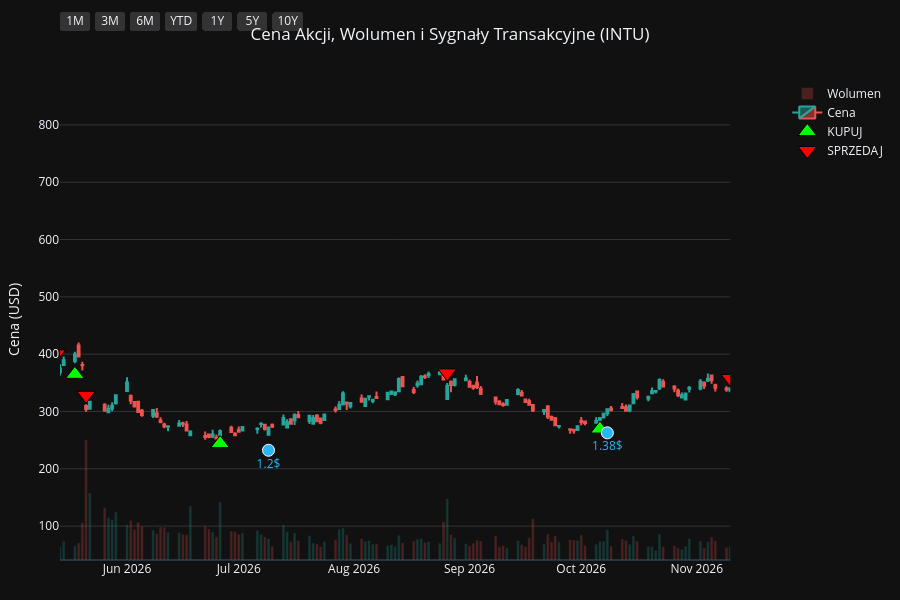
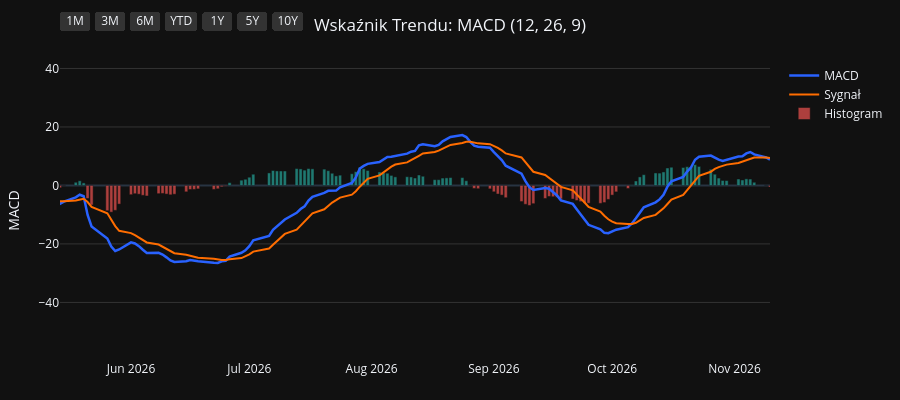
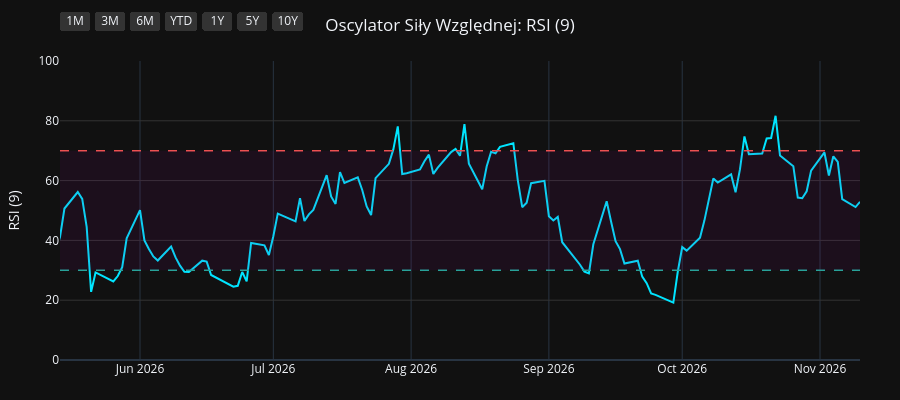
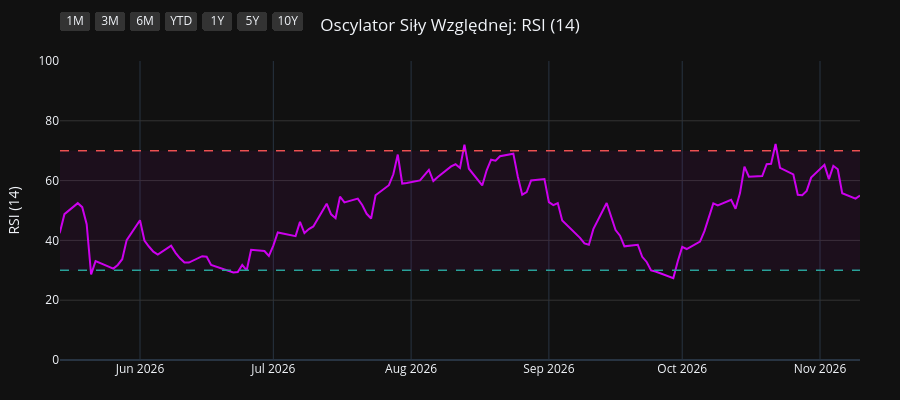

These figures' notebook cell, in order:
### Code cell
import os
import yfinance as yf
import pandas as pd
import pandas_ta as ta
import plotly.graph_objects as go
from plotly.subplots import make_subplots

# 1. Pobranie i przygotowanie danych
symbol = os.environ.get("STOCK_TICKER", "").strip().upper()
if not symbol:
    raise RuntimeError("Set STOCK_TICKER before running price_extractor.ipynb")
df = yf.Ticker(symbol).history(period="10y")
df.index = df.index.tz_localize(None)

# Wskaźniki i sygnały
df.ta.macd(fast=12, slow=26, signal=9, append=True)
df.ta.rsi(length=9, append=True)
df.ta.rsi(length=14, append=True)
df.ta.rsi(length=21, append=True)
df.dropna(inplace=True)

macd = df['MACD_12_26_9']
signal = df['MACDs_12_26_9']
wczorajszy_macd = macd.shift(1)
wczorajszy_signal = signal.shift(1)

df['Decyzja'] = 'BRAK'
df.loc[(macd > signal) & (wczorajszy_macd <= wczorajszy_signal), 'Decyzja'] = 'KUPUJ'
df.loc[(macd < signal) & (wczorajszy_macd >= wczorajszy_signal), 'Decyzja'] = 'SPRZEDAJ'

df_kupuj = df[df['Decyzja'] == 'KUPUJ']
df_sprzedaj = df[df['Decyzja'] == 'SPRZEDAJ']
df_dywidendy = df[df['Dividends'] > 0]
df_splity = df[df['Stock Splits'] > 0]

# Wspólna konfiguracja osi X
konfiguracja_osi_x = dict(
    type="date",
    showspikes=True, spikemode="across", spikesnap="cursor", spikedash="dot", spikecolor="#ffffff", spikethickness=1, hoverformat="%Y-%m-%d",
    rangeselector=dict(
        buttons=list([
            dict(count=1, label="1M", step="month", stepmode="backward"),
            dict(count=3, label="3M", step="month", stepmode="backward"),
            dict(count=6, label="6M", step="month", stepmode="backward"),
            dict(count=1, label="YTD", step="year", stepmode="todate"),
            dict(count=1, label="1Y", step="year", stepmode="backward"),
            dict(count=5, label="5Y", step="year", stepmode="backward"),
            dict(step="all", label="10Y")
        ]),
        bgcolor="#333333", activecolor="#2962ff", x=0, y=1.1
    )
)

# ==========================================
# WYKRES 1: CENA + WOLUMEN + SYGNAŁY
# ==========================================
fig1 = make_subplots(specs=[[{"secondary_y": True}]])

kolory_wolumenu = ['#26a69a' if row['Close'] >= row['Open'] else '#ef5350' for index, row in df.iterrows()]
fig1.add_trace(go.Bar(x=df.index, y=df['Volume'], marker_color=kolory_wolumenu, opacity=0.25, name='Wolumen'), secondary_y=True)
fig1.add_trace(go.Candlestick(x=df.index, open=df['Open'], high=df['High'], low=df['Low'], close=df['Close'], name='Cena', increasing_line_color='#26a69a', decreasing_line_color='#ef5350'), secondary_y=False)
fig1.add_trace(go.Scatter(x=df_kupuj.index, y=df_kupuj['Low'] * 0.95, customdata=df_kupuj[['Low', 'High']], mode='markers', marker=dict(symbol='triangle-up', size=16, color='#00ff00', line=dict(width=1, color='black')), name='KUPUJ', hovertemplate='KUPUJ<br>Najniższa: %{customdata[0]:.2f}<br>Najwyższa: %{customdata[1]:.2f}<extra></extra>'), secondary_y=False)
fig1.add_trace(go.Scatter(x=df_sprzedaj.index, y=df_sprzedaj['High'] * 1.05, customdata=df_sprzedaj[['Low', 'High']], mode='markers', marker=dict(symbol='triangle-down', size=16, color='#ff0000', line=dict(width=1, color='black')), name='SPRZEDAJ', hovertemplate='SPRZEDAJ<br>Najniższa: %{customdata[0]:.2f}<br>Najwyższa: %{customdata[1]:.2f}<extra></extra>'), secondary_y=False)

if not df_dywidendy.empty:
    fig1.add_trace(go.Scatter(x=df_dywidendy.index, y=df_dywidendy['Low'] * 0.90, mode='markers+text', marker=dict(symbol='circle', size=12, color='#29b6f6', line=dict(width=1, color='white')), text=df_dywidendy['Dividends'].apply(lambda x: f"{x}$"), textposition="bottom center", name='Dywidenda', showlegend=False, hovertemplate='Dywidenda: %{text}<extra></extra>', textfont=dict(color="#29b6f6")), secondary_y=False)
if not df_splity.empty:
                    fig1.add_trace(go.Scatter(x=df_splity.index, y=df_splity['High'], mode='markers+text', marker=dict(symbol='star', size=16, color='#ffee58', line=dict(width=1, color='black')), text=df_splity['Stock Splits'].apply(lambda x: f"{x:g}:1" if x >= 1 else f"1:{1 / x:g}"), textposition="top center", name='Split', hovertemplate='%{text}<extra></extra>', textfont=dict(color="#ffee58")), secondary_y=False)

fig1.update_layout(title=dict(text=f"Cena Akcji, Wolumen i Sygnały Transakcyjne ({symbol})", x=0.5, xanchor='center'), dragmode='pan', xaxis_rangeslider_visible=False, template='plotly_dark', height=600, hovermode='x unified', margin=dict(l=60, r=40, t=60, b=40))
fig1.update_xaxes(**konfiguracja_osi_x)
fig1.update_xaxes(range=[df.index.max() - pd.Timedelta(days=180), df.index.max()])
fig1.update_yaxes(title_text="Cena (USD)", secondary_y=False, gridcolor='#333333')
fig1.update_yaxes(range=[0, df['Volume'].max() * 4], showgrid=False, showticklabels=False, secondary_y=True)
fig1.show(config={'scrollZoom': True})

# ==========================================
# WYKRES 2: WSKAŹNIK MACD
# ==========================================
fig2 = go.Figure()
fig2.add_trace(go.Scatter(x=df.index, y=df['MACD_12_26_9'], line=dict(color='#2962ff', width=2.5), name='MACD'))
fig2.add_trace(go.Scatter(x=df.index, y=df['MACDs_12_26_9'], line=dict(color='#ff6d00', width=2), name='Sygnał'))
kolory_macd = ['#26a69a' if val >= 0 else '#ef5350' for val in df['MACDh_12_26_9']]
fig2.add_trace(go.Bar(x=df.index, y=df['MACDh_12_26_9'], marker_color=kolory_macd, name='Histogram', opacity=0.7))
fig2.update_layout(title=dict(text="Wskaźnik Trendu: MACD (12, 26, 9)", x=0.5, xanchor='center'), dragmode='pan', xaxis_rangeslider_visible=False, template='plotly_dark', height=400, hovermode='x unified', margin=dict(l=60, r=40, t=60, b=40))
fig2.update_xaxes(**konfiguracja_osi_x)
fig2.update_xaxes(range=[df.index.max() - pd.Timedelta(days=180), df.index.max()])
fig2.update_yaxes(title_text="MACD", gridcolor='#333333')
fig2.show(config={'scrollZoom': True})

# ==========================================
# WYKRES 3: OSCYLATOR RSI (9)
# ==========================================
fig3 = go.Figure()
fig3.add_trace(go.Scatter(x=df.index, y=df['RSI_9'], line=dict(color='#00e5ff', width=2), name='RSI (9)'))
fig3.add_hline(y=70, line_dash="dash", line_color="#ef5350", line_width=1.5)
fig3.add_hline(y=30, line_dash="dash", line_color="#26a69a", line_width=1.5)
fig3.add_hrect(y0=30, y1=70, line_width=0, fillcolor="purple", opacity=0.1)
fig3.update_layout(title=dict(text="Oscylator Siły Względnej: RSI (9)", x=0.5, xanchor='center'), dragmode='pan', xaxis_rangeslider_visible=False, template='plotly_dark', height=400, hovermode='x unified', margin=dict(l=60, r=40, t=60, b=40))
fig3.update_xaxes(**konfiguracja_osi_x)
fig3.update_xaxes(range=[df.index.max() - pd.Timedelta(days=180), df.index.max()])
fig3.update_yaxes(title_text="RSI (9)", range=[0, 100], gridcolor='#333333')
fig3.show(config={'scrollZoom': True})

# ==========================================
# WYKRES 4: OSCYLATOR RSI (14)
# ==========================================
fig4 = go.Figure()
fig4.add_trace(go.Scatter(x=df.index, y=df['RSI_14'], line=dict(color='#d500f9', width=2), name='RSI (14)'))
fig4.add_hline(y=70, line_dash="dash", line_color="#ef5350", line_width=1.5)
fig4.add_hline(y=30, line_dash="dash", line_color="#26a69a", line_width=1.5)
fig4.add_hrect(y0=30, y1=70, line_width=0, fillcolor="purple", opacity=0.1)
fig4.update_layout(title=dict(text="Oscylator Siły Względnej: RSI (14)", x=0.5, xanchor='center'), dragmode='pan', xaxis_rangeslider_visible=False, template='plotly_dark', height=400, hovermode='x unified', margin=dict(l=60, r=40, t=60, b=40))
fig4.update_xaxes(**konfiguracja_osi_x)
fig4.update_xaxes(range=[df.index.max() - pd.Timedelta(days=180), df.index.max()])
fig4.update_yaxes(title_text="RSI (14)", range=[0, 100], gridcolor='#333333')
fig4.show(config={'scrollZoom': True})

# ==========================================
# WYKRES 5: OSCYLATOR RSI (21)
# ==========================================
fig5 = go.Figure()
fig5.add_trace(go.Scatter(x=df.index, y=df['RSI_21'], line=dict(color='#64dd17', width=2), name='RSI (21)'))
fig5.add_hline(y=70, line_dash="dash", line_color="#ef5350", line_width=1.5)
fig5.add_hline(y=30, line_dash="dash", line_color="#26a69a", line_width=1.5)
fig5.add_hrect(y0=30, y1=70, line_width=0, fillcolor="purple", opacity=0.1)
fig5.update_layout(title=dict(text="Oscylator Siły Względnej: RSI (21)", x=0.5, xanchor='center'), dragmode='pan', xaxis_rangeslider_visible=False, template='plotly_dark', height=400, hovermode='x unified', margin=dict(l=60, r=40, t=60, b=40))
fig5.update_xaxes(**konfiguracja_osi_x)
fig5.update_xaxes(range=[df.index.max() - pd.Timedelta(days=180), df.index.max()])
fig5.update_yaxes(title_text="RSI (21)", range=[0, 100], gridcolor='#333333')
fig5.show(config={'scrollZoom': True})

### Figure 1 — Plotly figure (JSON) as saved in the notebook; plotly's stock layout.template omitted (floating-point values rounded to 4 significant figures; data arrays with more than 128 entries replaced by an {"elided": "..."} marker saying what was removed)
{"data": [{"marker": {"color": {"elided": "2479 str values"}}, "name": "Wolumen", "opacity": 0.25, "type": "bar", "x": {"elided": "2479 str values"}, "xaxis": "x", "y": {"elided": "2479 int values"}, "yaxis": "y2"}, {"close": {"elided": "2479 float values"}, "decreasing": {"line": {"color": "#ef5350"}}, "high": {"elided": "2479 float values"}, "increasing": {"line": {"color": "#26a69a"}}, "low": {"elided": "2479 float values"}, "name": "Cena", "open": {"elided": "2479 float values"}, "type": "candlestick", "x": {"elided": "2479 str values"}, "xaxis": "x", "yaxis": "y"}, {"customdata": {"elided": "103x2 float values"}, "hovertemplate": "KUPUJ<br>Najniższa: %{customdata[0]:.2f}<br>Najwyższa: %{customdata[1]:.2f}<extra></extra>", "marker": {"color": "#00ff00", "line": {"color": "black", "width": 1}, "size": 16, "symbol": "triangle-up"}, "mode": "markers", "name": "KUPUJ", "type": "scatter", "x": ["2017-01-24T00:00:00", "2017-02-15T00:00:00", "2017-04-11T00:00:00", "2017-05-24T00:00:00", "2017-07-19T00:00:00", "2017-08-14T00:00:00", "2017-08-28T00:00:00", "2017-10-12T00:00:00", "2017-11-13T00:00:00", "2017-11-16T00:00:00", "2017-12-15T00:00:00", "2018-01-04T00:00:00", "2018-02-15T00:00:00", "2018-03-08T00:00:00", "2018-04-16T00:00:00", "2018-05-24T00:00:00", "2018-07-12T00:00:00", "2018-08-23T00:00:00", "2018-10-02T00:00:00", "2018-11-01T00:00:00", "2018-11-30T00:00:00", "2019-01-02T00:00:00", "2019-01-04T00:00:00", "2019-04-02T00:00:00", "2019-05-21T00:00:00", "2019-06-04T00:00:00", "2019-07-01T00:00:00", "2019-08-23T00:00:00", "2019-10-07T00:00:00", "2019-10-09T00:00:00", "2019-11-08T00:00:00", "2019-12-16T00:00:00", "2020-02-06T00:00:00", "2020-03-27T00:00:00", "2020-07-01T00:00:00", "2020-07-30T00:00:00", "2020-08-20T00:00:00", "2020-09-29T00:00:00", "2020-11-05T00:00:00", "2020-12-03T00:00:00", "2020-12-17T00:00:00", "2021-01-20T00:00:00", "2021-02-03T00:00:00", "2021-04-01T00:00:00", "2021-04-23T00:00:00", "2021-05-17T00:00:00", "2021-07-06T00:00:00", "2021-07-23T00:00:00", "2021-08-05T00:00:00", "2021-08-24T00:00:00", "2021-10-15T00:00:00", "2021-11-16T00:00:00", "2022-01-31T00:00:00", "2022-03-16T00:00:00", "2022-04-19T00:00:00", "2022-05-23T00:00:00", "2022-06-23T00:00:00", "2022-07-19T00:00:00", "2022-10-05T00:00:00", "2022-10-13T00:00:00", "2022-10-17T00:00:00", "2022-11-11T00:00:00", "2022-11-23T00:00:00", "2023-01-09T00:00:00", "2023-01-20T00:00:00", "2023-03-16T00:00:00", "2023-05-18T00:00:00", "2023-06-05T00:00:00", "2023-07-11T00:00:00", "2023-08-28T00:00:00", "2023-10-06T00:00:00", "2023-11-07T00:00:00", "2023-12-11T00:00:00", "2024-01-22T00:00:00", "2024-02-09T00:00:00", "2024-02-15T00:00:00", "2024-02-27T00:00:00", "2024-04-09T00:00:00", "2024-04-24T00:00:00", "2024-06-14T00:00:00", "2024-07-16T00:00:00", "2024-08-13T00:00:00", "2024-09-11T00:00:00", "2024-10-14T00:00:00", "2024-10-18T00:00:00", "2024-10-28T00:00:00", "2024-12-11T00:00:00", "2025-02-03T00:00:00", "2025-02-14T00:00:00", "2025-02-26T00:00:00", "2025-03-14T00:00:00", "2025-04-17T00:00:00", "2025-04-23T00:00:00", "2025-07-25T00:00:00", "2025-09-05T00:00:00", "2025-10-20T00:00:00", "2025-11-21T00:00:00", "2025-12-04T00:00:00", "2026-02-25T00:00:00", "2026-04-20T00:00:00", "2026-05-18T00:00:00", "2026-06-26T00:00:00", "2026-10-06T00:00:00"], "xaxis": "x", "y": [103.1, 103.6, 103.5, 120.2, 117.8, 121.4, 120.6, 127.1, 135.6, 136.1, 138.3, 141.3, 145.1, 150.8, 153.8, 173.3, 187.3, 187.3, 200.3, 185.8, 186.8, 170.8, 169.6, 237.3, 219.1, 213.4, 236.4, 250.0, 238.2, 236.4, 230.2, 234.9, 261.6, 204.6, 268.7, 267.4, 280.9, 292.8, 314.3, 320.9, 336.2, 353.7, 342.8, 353.3, 371.9, 372.9, 453.7, 475.9, 487.3, 500.4, 495.9, 571.4, 486.2, 400.3, 425.5, 332.2, 348.5, 358.6, 367.4, 340.7, 359.8, 366.1, 358.2, 357.2, 352.1, 369.2, 398.6, 396.4, 420.7, 474.5, 473.0, 469.0, 533.8, 580.0, 606.6, 608.7, 612.7, 590.4, 577.6, 551.7, 609.0, 585.3, 570.4, 570.3, 558.5, 565.7, 601.4, 545.3, 540.8, 573.7, 547.0, 546.1, 554.5, 729.8, 623.9, 616.9, 617.8, 606.6, 331.8, 369.0, 364.8, 244.2, 269.4], "yaxis": "y"}, {"customdata": {"elided": "103x2 float values"}, "hovertemplate": "SPRZEDAJ<br>Najniższa: %{customdata[0]:.2f}<br>Najwyższa: %{customdata[1]:.2f}<extra></extra>", "marker": {"color": "#ff0000", "line": {"color": "black", "width": 1}, "size": 16, "symbol": "triangle-down"}, "mode": "markers", "name": "SPRZEDAJ", "type": "scatter", "x": ["2017-02-02T00:00:00", "2017-03-13T00:00:00", "2017-05-18T00:00:00", "2017-06-12T00:00:00", "2017-08-10T00:00:00", "2017-08-17T00:00:00", "2017-09-28T00:00:00", "2017-11-10T00:00:00", "2017-11-15T00:00:00", "2017-11-21T00:00:00", "2017-12-27T00:00:00", "2018-02-01T00:00:00", "2018-03-01T00:00:00", "2018-03-22T00:00:00", "2018-05-16T00:00:00", "2018-06-14T00:00:00", "2018-07-27T00:00:00", "2018-09-20T00:00:00", "2018-10-05T00:00:00", "2018-11-19T00:00:00", "2018-12-14T00:00:00", "2019-01-03T00:00:00", "2019-03-06T00:00:00", "2019-04-04T00:00:00", "2019-06-03T00:00:00", "2019-06-27T00:00:00", "2019-07-25T00:00:00", "2019-09-10T00:00:00", "2019-10-08T00:00:00", "2019-10-22T00:00:00", "2019-11-29T00:00:00", "2020-01-31T00:00:00", "2020-02-21T00:00:00", "2020-05-26T00:00:00", "2020-07-14T00:00:00", "2020-08-11T00:00:00", "2020-09-08T00:00:00", "2020-10-21T00:00:00", "2020-11-23T00:00:00", "2020-12-14T00:00:00", "2020-12-30T00:00:00", "2021-01-26T00:00:00", "2021-02-25T00:00:00", "2021-04-22T00:00:00", "2021-04-30T00:00:00", "2021-06-22T00:00:00", "2021-07-13T00:00:00", "2021-08-02T00:00:00", "2021-08-06T00:00:00", "2021-09-03T00:00:00", "2021-11-10T00:00:00", "2021-12-02T00:00:00", "2022-02-17T00:00:00", "2022-04-14T00:00:00", "2022-04-21T00:00:00", "2022-06-13T00:00:00", "2022-07-14T00:00:00", "2022-08-19T00:00:00", "2022-10-11T00:00:00", "2022-10-14T00:00:00", "2022-11-02T00:00:00", "2022-11-18T00:00:00", "2022-12-19T00:00:00", "2023-01-19T00:00:00", "2023-02-10T00:00:00", "2023-04-17T00:00:00", "2023-05-25T00:00:00", "2023-07-06T00:00:00", "2023-08-03T00:00:00", "2023-09-15T00:00:00", "2023-10-19T00:00:00", "2023-12-06T00:00:00", "2024-01-02T00:00:00", "2024-02-05T00:00:00", "2024-02-13T00:00:00", "2024-02-20T00:00:00", "2024-02-28T00:00:00", "2024-04-10T00:00:00", "2024-05-24T00:00:00", "2024-07-11T00:00:00", "2024-07-18T00:00:00", "2024-08-26T00:00:00", "2024-09-25T00:00:00", "2024-10-17T00:00:00", "2024-10-23T00:00:00", "2024-11-20T00:00:00", "2024-12-19T00:00:00", "2025-02-04T00:00:00", "2025-02-21T00:00:00", "2025-03-13T00:00:00", "2025-04-04T00:00:00", "2025-04-21T00:00:00", "2025-06-11T00:00:00", "2025-08-05T00:00:00", "2025-10-07T00:00:00", "2025-11-05T00:00:00", "2025-11-26T00:00:00", "2025-12-31T00:00:00", "2026-03-27T00:00:00", "2026-05-13T00:00:00", "2026-05-21T00:00:00", "2026-08-26T00:00:00", "2026-11-10T00:00:00"], "xaxis": "x", "y": [114.8, 121.5, 122.6, 136.5, 133.3, 134.7, 140.7, 150.3, 153.2, 153.2, 156.2, 165.4, 165.1, 173.9, 188.4, 206.8, 215.1, 219.3, 223.6, 208.6, 204.1, 190.9, 246.6, 267.3, 246.6, 257.2, 280.7, 272.8, 264.6, 262.5, 261.3, 285.8, 303.3, 291.9, 295.2, 305.7, 329.9, 337.8, 351.5, 370.6, 383.3, 378.0, 411.0, 414.2, 420.8, 482.8, 513.9, 538.9, 542.0, 571.1, 623.5, 683.9, 531.2, 474.7, 497.3, 377.3, 388.4, 477.0, 395.3, 409.2, 415.2, 395.3, 394.6, 395.6, 423.2, 452.3, 429.0, 462.5, 510.7, 559.5, 546.1, 589.2, 637.1, 657.3, 661.9, 671.2, 681.7, 651.5, 639.9, 660.5, 679.4, 651.0, 660.5, 636.9, 627.4, 670.9, 680.9, 626.9, 599.8, 604.0, 612.2, 600.0, 790.0, 820.7, 694.2, 686.0, 675.0, 693.5, 443.4, 400.5, 328.3, 367.2, 357.7], "yaxis": "y"}, {"hovertemplate": "Dywidenda: %{text}<extra></extra>", "marker": {"color": "#29b6f6", "line": {"color": "white", "width": 1}, "size": 12, "symbol": "circle"}, "mode": "markers+text", "name": "Dywidenda", "showlegend": false, "text": ["0.34$", "0.34$", "0.34$", "0.39$", "0.39$", "0.39$", "0.39$", "0.47$", "0.47$", "0.47$", "0.47$", "0.53$", "0.53$", "0.53$", "0.53$", "0.59$", "0.59$", "0.59$", "0.59$", "0.68$", "0.68$", "0.68$", "0.68$", "0.78$", "0.78$", "0.78$", "0.78$", "0.9$", "0.9$", "0.9$", "0.9$", "1.04$", "1.04$", "1.04$", "1.04$", "1.2$", "1.2$", "1.2$", "1.2$", "1.38$"], "textfont": {"color": "#29b6f6"}, "textposition": "bottom center", "type": "scatter", "x": ["2017-01-06T00:00:00", "2017-04-06T00:00:00", "2017-07-06T00:00:00", "2017-10-06T00:00:00", "2018-01-09T00:00:00", "2018-04-09T00:00:00", "2018-07-09T00:00:00", "2018-10-09T00:00:00", "2019-01-09T00:00:00", "2019-04-09T00:00:00", "2019-07-09T00:00:00", "2019-10-09T00:00:00", "2020-01-09T00:00:00", "2020-04-09T00:00:00", "2020-07-09T00:00:00", "2020-10-08T00:00:00", "2021-01-08T00:00:00", "2021-04-09T00:00:00", "2021-07-09T00:00:00", "2021-10-07T00:00:00", "2022-01-07T00:00:00", "2022-04-08T00:00:00", "2022-07-08T00:00:00", "2022-10-06T00:00:00", "2023-01-09T00:00:00", "2023-04-06T00:00:00", "2023-07-07T00:00:00", "2023-10-05T00:00:00", "2024-01-09T00:00:00", "2024-04-09T00:00:00", "2024-07-10T00:00:00", "2024-10-10T00:00:00", "2025-01-10T00:00:00", "2025-04-10T00:00:00", "2025-07-10T00:00:00", "2025-10-09T00:00:00", "2026-01-09T00:00:00", "2026-04-09T00:00:00", "2026-07-09T00:00:00", "2026-10-08T00:00:00"], "xaxis": "x", "y": [95.92, 96.5, 109.1, 119.2, 137.0, 141.7, 174.5, 184.1, 170.1, 219.8, 229.0, 224.0, 234.0, 210.7, 261.0, 286.6, 317.5, 353.1, 428.2, 464.5, 488.1, 417.5, 345.8, 354.3, 338.4, 377.6, 391.8, 447.5, 518.0, 559.3, 548.0, 543.1, 545.1, 494.2, 660.1, 570.8, 565.5, 316.2, 232.3, 262.7], "yaxis": "y"}], "layout": {"dragmode": "pan", "height": 600, "hovermode": "x unified", "margin": {"b": 40, "l": 60, "r": 40, "t": 60}, "title": {"text": "Cena Akcji, Wolumen i Sygnały Transakcyjne (INTU)", "x": 0.5, "xanchor": "center"}, "xaxis": {"anchor": "y", "domain": [0.0, 0.94], "hoverformat": "%Y-%m-%d", "range": ["2026-05-14T00:00:00", "2026-11-10T00:00:00"], "rangeselector": {"activecolor": "#2962ff", "bgcolor": "#333333", "buttons": [{"count": 1, "label": "1M", "step": "month", "stepmode": "backward"}, {"count": 3, "label": "3M", "step": "month", "stepmode": "backward"}, {"count": 6, "label": "6M", "step": "month", "stepmode": "backward"}, {"count": 1, "label": "YTD", "step": "year", "stepmode": "todate"}, {"count": 1, "label": "1Y", "step": "year", "stepmode": "backward"}, {"count": 5, "label": "5Y", "step": "year", "stepmode": "backward"}, {"label": "10Y", "step": "all"}], "x": 0, "y": 1.1}, "rangeslider": {"visible": false}, "showspikes": true, "spikecolor": "#ffffff", "spikedash": "dot", "spikemode": "across", "spikesnap": "cursor", "spikethickness": 1, "type": "date"}, "yaxis": {"anchor": "x", "domain": [0.0, 1.0], "gridcolor": "#333333", "title": {"text": "Cena (USD)"}}, "yaxis2": {"anchor": "x", "overlaying": "y", "range": [0, 89414000], "showgrid": false, "showticklabels": false, "side": "right"}}}

### Figure 2 — Plotly figure (JSON) as saved in the notebook; plotly's stock layout.template omitted (floating-point values rounded to 4 significant figures; data arrays with more than 128 entries replaced by an {"elided": "..."} marker saying what was removed)
{"data": [{"line": {"color": "#2962ff", "width": 2.5}, "name": "MACD", "type": "scatter", "x": {"elided": "2479 str values"}, "y": {"elided": "2479 float values"}}, {"line": {"color": "#ff6d00", "width": 2}, "name": "Sygnał", "type": "scatter", "x": {"elided": "2479 str values"}, "y": {"elided": "2479 float values"}}, {"marker": {"color": {"elided": "2479 str values"}}, "name": "Histogram", "opacity": 0.7, "type": "bar", "x": {"elided": "2479 str values"}, "y": {"elided": "2479 float values"}}], "layout": {"dragmode": "pan", "height": 400, "hovermode": "x unified", "margin": {"b": 40, "l": 60, "r": 40, "t": 60}, "title": {"text": "Wskaźnik Trendu: MACD (12, 26, 9)", "x": 0.5, "xanchor": "center"}, "xaxis": {"hoverformat": "%Y-%m-%d", "range": ["2026-05-14T00:00:00", "2026-11-10T00:00:00"], "rangeselector": {"activecolor": "#2962ff", "bgcolor": "#333333", "buttons": [{"count": 1, "label": "1M", "step": "month", "stepmode": "backward"}, {"count": 3, "label": "3M", "step": "month", "stepmode": "backward"}, {"count": 6, "label": "6M", "step": "month", "stepmode": "backward"}, {"count": 1, "label": "YTD", "step": "year", "stepmode": "todate"}, {"count": 1, "label": "1Y", "step": "year", "stepmode": "backward"}, {"count": 5, "label": "5Y", "step": "year", "stepmode": "backward"}, {"label": "10Y", "step": "all"}], "x": 0, "y": 1.1}, "rangeslider": {"visible": false}, "showspikes": true, "spikecolor": "#ffffff", "spikedash": "dot", "spikemode": "across", "spikesnap": "cursor", "spikethickness": 1, "type": "date"}, "yaxis": {"gridcolor": "#333333", "title": {"text": "MACD"}}}}

### Figure 3 — Plotly figure (JSON) as saved in the notebook; plotly's stock layout.template omitted (floating-point values rounded to 4 significant figures; data arrays with more than 128 entries replaced by an {"elided": "..."} marker saying what was removed)
{"data": [{"line": {"color": "#00e5ff", "width": 2}, "name": "RSI (9)", "type": "scatter", "x": {"elided": "2479 str values"}, "y": {"elided": "2479 float values"}}], "layout": {"dragmode": "pan", "height": 400, "hovermode": "x unified", "margin": {"b": 40, "l": 60, "r": 40, "t": 60}, "shapes": [{"line": {"color": "#ef5350", "dash": "dash", "width": 1.5}, "type": "line", "x0": 0, "x1": 1, "xref": "x domain", "y0": 70, "y1": 70, "yref": "y"}, {"line": {"color": "#26a69a", "dash": "dash", "width": 1.5}, "type": "line", "x0": 0, "x1": 1, "xref": "x domain", "y0": 30, "y1": 30, "yref": "y"}, {"fillcolor": "purple", "line": {"width": 0}, "opacity": 0.1, "type": "rect", "x0": 0, "x1": 1, "xref": "x domain", "y0": 30, "y1": 70, "yref": "y"}], "title": {"text": "Oscylator Siły Względnej: RSI (9)", "x": 0.5, "xanchor": "center"}, "xaxis": {"hoverformat": "%Y-%m-%d", "range": ["2026-05-14T00:00:00", "2026-11-10T00:00:00"], "rangeselector": {"activecolor": "#2962ff", "bgcolor": "#333333", "buttons": [{"count": 1, "label": "1M", "step": "month", "stepmode": "backward"}, {"count": 3, "label": "3M", "step": "month", "stepmode": "backward"}, {"count": 6, "label": "6M", "step": "month", "stepmode": "backward"}, {"count": 1, "label": "YTD", "step": "year", "stepmode": "todate"}, {"count": 1, "label": "1Y", "step": "year", "stepmode": "backward"}, {"count": 5, "label": "5Y", "step": "year", "stepmode": "backward"}, {"label": "10Y", "step": "all"}], "x": 0, "y": 1.1}, "rangeslider": {"visible": false}, "showspikes": true, "spikecolor": "#ffffff", "spikedash": "dot", "spikemode": "across", "spikesnap": "cursor", "spikethickness": 1, "type": "date"}, "yaxis": {"gridcolor": "#333333", "range": [0, 100], "title": {"text": "RSI (9)"}}}}

### Figure 4 — Plotly figure (JSON) as saved in the notebook; plotly's stock layout.template omitted (floating-point values rounded to 4 significant figures; data arrays with more than 128 entries replaced by an {"elided": "..."} marker saying what was removed)
{"data": [{"line": {"color": "#d500f9", "width": 2}, "name": "RSI (14)", "type": "scatter", "x": {"elided": "2479 str values"}, "y": {"elided": "2479 float values"}}], "layout": {"dragmode": "pan", "height": 400, "hovermode": "x unified", "margin": {"b": 40, "l": 60, "r": 40, "t": 60}, "shapes": [{"line": {"color": "#ef5350", "dash": "dash", "width": 1.5}, "type": "line", "x0": 0, "x1": 1, "xref": "x domain", "y0": 70, "y1": 70, "yref": "y"}, {"line": {"color": "#26a69a", "dash": "dash", "width": 1.5}, "type": "line", "x0": 0, "x1": 1, "xref": "x domain", "y0": 30, "y1": 30, "yref": "y"}, {"fillcolor": "purple", "line": {"width": 0}, "opacity": 0.1, "type": "rect", "x0": 0, "x1": 1, "xref": "x domain", "y0": 30, "y1": 70, "yref": "y"}], "title": {"text": "Oscylator Siły Względnej: RSI (14)", "x": 0.5, "xanchor": "center"}, "xaxis": {"hoverformat": "%Y-%m-%d", "range": ["2026-05-14T00:00:00", "2026-11-10T00:00:00"], "rangeselector": {"activecolor": "#2962ff", "bgcolor": "#333333", "buttons": [{"count": 1, "label": "1M", "step": "month", "stepmode": "backward"}, {"count": 3, "label": "3M", "step": "month", "stepmode": "backward"}, {"count": 6, "label": "6M", "step": "month", "stepmode": "backward"}, {"count": 1, "label": "YTD", "step": "year", "stepmode": "todate"}, {"count": 1, "label": "1Y", "step": "year", "stepmode": "backward"}, {"count": 5, "label": "5Y", "step": "year", "stepmode": "backward"}, {"label": "10Y", "step": "all"}], "x": 0, "y": 1.1}, "rangeslider": {"visible": false}, "showspikes": true, "spikecolor": "#ffffff", "spikedash": "dot", "spikemode": "across", "spikesnap": "cursor", "spikethickness": 1, "type": "date"}, "yaxis": {"gridcolor": "#333333", "range": [0, 100], "title": {"text": "RSI (14)"}}}}
